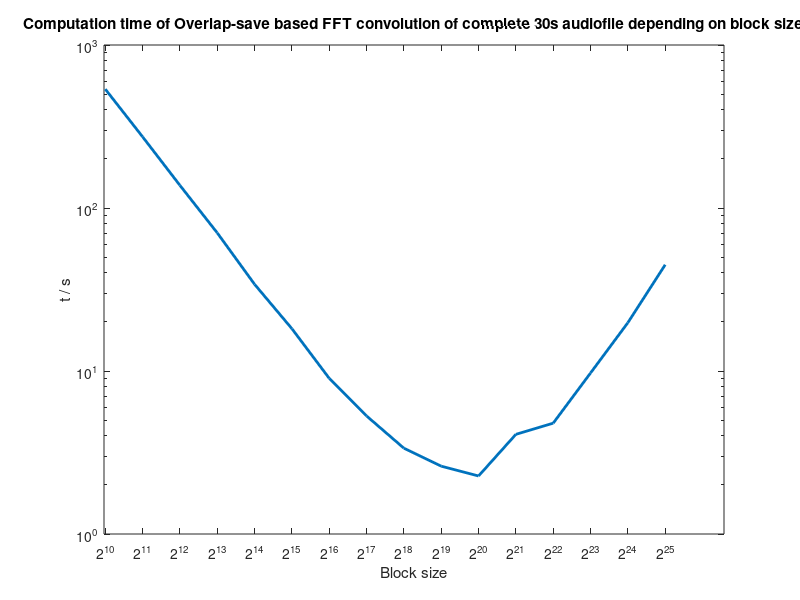

Write MATLAB code to recreate this figure.
blocksize = [1024, 2048, 4096, 8192, 16384, 32768, 65536, 131072, 262144, 524288, 1048576, 2097152, 4194304, 8388608, 16777216, 33554432];
seconds = [536.0172 ,273.2891, 137.6699, 70.3549, 34.0214, 18.1736, 9.0133, 5.2982, 3.3601, 2.6067, 2.2696, 4.087, 4.7861, 9.722, 19.789, 44.8572];

log2Blocksize = log2(blocksize);

loglog(2.^log2Blocksize, seconds, 'LineWidth', 2);


x_values = 10:25;  
customTicks = 2.^x_values;  
x_labels = arrayfun(@(x) sprintf('2^{%d}', x), x_values, 'UniformOutput', false);

set(gca, 'XTick', customTicks, 'XTickLabel', x_labels);x_labels = arrayfun(@(x) sprintf('2^{%d}', x), x_values, 'UniformOutput', false);
set(gca, 'XMinorTick', 'off');

xticklabels(x_labels);
set(gca, 'XTickMode', 'manual', 'XTick', customTicks, 'XTickLabel', x_labels);
title("Computation time of Overlap-save based FFT convolution of complete 30s audiofile depending on block size");
xlabel('Block size');
ylabel("t / s")
